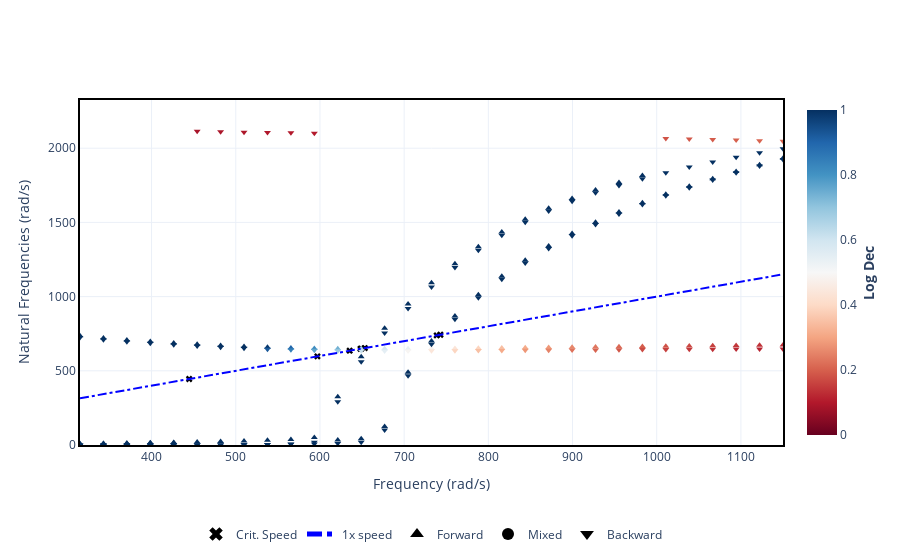

Source (notebook cell):
### Markdown cell above
Plotting with default options will bring graphs with SI units. X and Y axes representing the frequencies are set to `rad/s`

### Code cell
campbell.plot()

### Figure 1 — Plotly figure (JSON) as saved in the notebook; plotly's stock layout.template omitted (floating-point values rounded to 4 significant figures)
{"data": [{"hovertemplate": "Frequency (rad/s): %{x:.2f}<br>Critical Speed (rad/s): %{y:.2f}", "legendgroup": "Crit. Speed", "marker": {"color": "black", "symbol": "x"}, "mode": "markers", "name": "Crit. Speed", "showlegend": true, "type": "scatter", "x": [743.1, 444.7, 597.0, 738.7, 635.3, 653.3, 648.2, 649.2], "y": [743.1, 444.7, 597.0, 738.7, 635.3, 653.3, 648.2, 649.2]}, {"hoverinfo": "none", "legendgroup": "Forward", "marker": {"color": [394.2, 288.2, 77.76, 18.29, 0.4833, 0.4332, 0.3882, 0.3484, 0.3135, 0.2831, 0.2567, 0.2336, 0.2135, 0.196, 0.1806, 0.1672, 0.1553, 0.1448, 0.1355, 0.1272], "coloraxis": "coloraxis", "symbol": "triangle-up"}, "mode": "markers", "name": "Forward", "showlegend": false, "type": "scatter", "x": [621.2, 649.0, 676.8, 704.7, 732.5, 760.3, 788.2, 816.0, 843.8, 871.7, 899.5, 927.3, 955.2, 983.0, 1011.0, 1039.0, 1066.0, 1094.0, 1122.0, 1150.0], "y": [33.01, 41.29, 124.4, 490.1, 649.7, 650.9, 652.4, 654.0, 655.6, 657.4, 659.1, 660.9, 662.7, 664.4, 666.1, 667.8, 669.4, 670.9, 672.4, 673.8]}, {"hoverinfo": "none", "legendgroup": "Forward", "marker": {"color": [1037.0, 1151.0, 1070.0, 988.4, 907.8, 597.4, 531.2, 467.1, 401.2, 325.4, 214.6], "coloraxis": "coloraxis", "symbol": "triangle-up"}, "mode": "markers", "name": "Forward", "showlegend": false, "type": "scatter", "x": [315.0, 342.8, 370.7, 398.5, 426.3, 454.2, 482.0, 509.8, 537.7, 565.5, 593.3], "y": [7.874, 9.6, 11.03, 12.64, 14.46, 20.12, 23.45, 27.12, 31.36, 37.2, 51.24]}, {"hoverinfo": "none", "legendgroup": "Forward", "marker": {"color": [1233.0, 921.4, 827.1, 744.0, 668.0, 28.07, 15.13, 0.5996, 0.5386, 12.45, 9.757, 8.114, 6.982, 6.149, 5.507, 4.998, 4.584, 4.245, 3.963, 3.725, 3.519, 3.34, 3.181, 3.039, 2.911], "coloraxis": "coloraxis", "symbol": "triangle-up"}, "mode": "markers", "name": "Forward", "showlegend": false, "type": "scatter", "x": [315.0, 342.8, 370.7, 398.5, 426.3, 621.2, 649.0, 676.8, 704.7, 732.5, 760.3, 788.2, 816.0, 843.8, 871.7, 899.5, 927.3, 955.2, 983.0, 1011.0, 1039.0, 1066.0, 1094.0, 1122.0, 1150.0], "y": [8.334, 9.822, 11.98, 14.39, 17.1, 324.9, 594.1, 648.2, 648.7, 701.3, 869.6, 1013.0, 1137.0, 1245.0, 1341.0, 1425.0, 1501.0, 1569.0, 1632.0, 1690.0, 1744.0, 1794.0, 1843.0, 1889.0, 1933.0]}, {"hoverinfo": "none", "legendgroup": "Forward", "marker": {"color": [1.203, 1.136, 1.063, 0.9846, 0.9023, 0.8197], "coloraxis": "coloraxis", "symbol": "triangle-up"}, "mode": "markers", "name": "Forward", "showlegend": false, "type": "scatter", "x": [454.2, 482.0, 509.8, 537.7, 565.5, 593.3], "y": [678.2, 670.4, 663.7, 658.0, 653.6, 650.6]}, {"hoverinfo": "none", "legendgroup": "Forward", "marker": {"color": [1.456, 1.419, 1.373, 1.321, 1.264, 0.7403, 0.6667, 11.27, 9.161, 7.749, 6.704, 5.898, 5.261, 4.749, 4.332, 3.988, 3.702, 3.464, 3.263], "coloraxis": "coloraxis", "symbol": "triangle-up"}, "mode": "markers", "name": "Forward", "showlegend": false, "type": "scatter", "x": [315.0, 342.8, 370.7, 398.5, 426.3, 621.2, 649.0, 676.8, 704.7, 732.5, 760.3, 788.2, 816.0, 843.8, 871.7, 899.5, 927.3, 955.2, 983.0], "y": [735.4, 720.5, 707.8, 696.7, 686.9, 648.9, 648.1, 787.0, 949.5, 1093.0, 1221.0, 1335.0, 1435.0, 1521.0, 1596.0, 1661.0, 1718.0, 1769.0, 1816.0]}, {"hoverinfo": "none", "legendgroup": "Backward", "marker": {"color": [260900.0, 114000.0, 53900.0, 27000.0, 14140.0, 7675.0, 4299.0, 2463.0, 1415.0, 694.1, 591.0, 473.2, 328.1, 80.36, 18.44, 0.4391, 0.3916, 0.3492, 0.3118, 0.2791, 0.2508, 0.2262, 0.2048, 0.1862, 0.17, 0.1559, 0.1436, 0.1327, 0.1231, 0.1146, 0.1071], "coloraxis": "coloraxis", "symbol": "triangle-down"}, "mode": "markers", "name": "Backward", "showlegend": false, "type": "scatter", "x": [315.0, 342.8, 370.7, 398.5, 426.3, 454.2, 482.0, 509.8, 537.7, 565.5, 593.3, 621.2, 649.0, 676.8, 704.7, 732.5, 760.3, 788.2, 816.0, 843.8, 871.7, 899.5, 927.3, 955.2, 983.0, 1011.0, 1039.0, 1066.0, 1094.0, 1122.0, 1150.0], "y": [0.004057, 0.01133, 0.02874, 0.06817, 0.1538, 0.3341, 0.7043, 1.458, 3.037, 5.254, 7.217, 10.65, 18.59, 101.6, 467.4, 634.6, 635.2, 636.0, 636.9, 637.9, 638.9, 639.9, 640.9, 641.9, 642.9, 643.8, 644.7, 645.5, 646.2, 646.9, 647.5]}, {"hoverinfo": "none", "legendgroup": "Backward", "marker": {"color": [1295.0, 1240.0, 1186.0, 1131.0, 1072.0, 1010.0, 942.9, 868.9, 786.4, 782.4, 344.9], "coloraxis": "coloraxis", "symbol": "triangle-down"}, "mode": "markers", "name": "Backward", "showlegend": false, "type": "scatter", "x": [315.0, 342.8, 370.7, 398.5, 426.3, 454.2, 482.0, 509.8, 537.7, 565.5, 593.3], "y": [0.7243, 0.905, 1.113, 1.359, 1.657, 2.026, 2.497, 3.121, 3.989, 6.685, 19.2]}, {"hoverinfo": "none", "legendgroup": "Backward", "marker": {"color": [29.52, 15.56, 0.5499, 0.4917, 12.52, 9.804, 8.147, 7.007, 6.167, 5.521, 5.009, 4.594, 4.254, 3.972, 3.736, 3.534, 3.361, 3.21, 3.077, 2.959], "coloraxis": "coloraxis", "symbol": "triangle-down"}, "mode": "markers", "name": "Backward", "showlegend": false, "type": "scatter", "x": [621.2, 649.0, 676.8, 704.7, 732.5, 760.3, 788.2, 816.0, 843.8, 871.7, 899.5, 927.3, 955.2, 983.0, 1011.0, 1039.0, 1066.0, 1094.0, 1122.0, 1150.0], "y": [292.1, 561.4, 634.2, 634.2, 679.0, 847.9, 991.9, 1117.0, 1227.0, 1323.0, 1409.0, 1486.0, 1556.0, 1620.0, 1679.0, 1734.0, 1786.0, 1834.0, 1880.0, 1923.0]}, {"hoverinfo": "none", "legendgroup": "Backward", "marker": {"color": [1.144, 1.076, 1.002, 0.9239, 0.8428, 0.7622], "coloraxis": "coloraxis", "symbol": "triangle-down"}, "mode": "markers", "name": "Backward", "showlegend": false, "type": "scatter", "x": [454.2, 482.0, 509.8, 537.7, 565.5, 593.3], "y": [666.3, 658.4, 651.6, 645.8, 641.2, 638.0]}, {"hoverinfo": "none", "legendgroup": "Backward", "marker": {"color": [1.413, 1.371, 1.322, 1.267, 1.208, 0.6852, 0.6143, 11.5, 9.305, 7.837, 6.751, 5.913, 5.25, 4.715, 4.279, 3.918, 3.616, 3.362, 3.146, 2.96, 2.796, 2.651, 2.519, 2.4, 2.29], "coloraxis": "coloraxis", "symbol": "triangle-down"}, "mode": "markers", "name": "Backward", "showlegend": false, "type": "scatter", "x": [315.0, 342.8, 370.7, 398.5, 426.3, 621.2, 649.0, 676.8, 704.7, 732.5, 760.3, 788.2, 816.0, 843.8, 871.7, 899.5, 927.3, 955.2, 983.0, 1011.0, 1039.0, 1066.0, 1094.0, 1122.0, 1150.0], "y": [724.3, 709.3, 696.4, 685.2, 675.2, 635.9, 634.7, 755.3, 919.5, 1065.0, 1196.0, 1312.0, 1414.0, 1501.0, 1577.0, 1642.0, 1699.0, 1749.0, 1794.0, 1835.0, 1872.0, 1907.0, 1939.0, 1969.0, 1997.0]}, {"hoverinfo": "none", "legendgroup": "Backward", "marker": {"color": [0.08851, 0.09116, 0.09386, 0.09667, 0.09965, 0.1028, 0.1826, 0.189, 0.195, 0.2006, 0.2057, 0.2102], "coloraxis": "coloraxis", "symbol": "triangle-down"}, "mode": "markers", "name": "Backward", "showlegend": false, "type": "scatter", "x": [454.2, 482.0, 509.8, 537.7, 565.5, 593.3, 1011.0, 1039.0, 1066.0, 1094.0, 1122.0, 1150.0], "y": [2113.0, 2111.0, 2108.0, 2106.0, 2103.0, 2101.0, 2066.0, 2062.0, 2058.0, 2054.0, 2050.0, 2046.0]}, {"hoverinfo": "none", "line": {"color": "blue", "dash": "dashdot"}, "mode": "lines", "name": "1x speed", "type": "scatter", "x": [315.0, 342.8, 370.7, 398.5, 426.3, 454.2, 482.0, 509.8, 537.7, 565.5, 593.3, 621.2, 649.0, 676.8, 704.7, 732.5, 760.3, 788.2, 816.0, 843.8, 871.7, 899.5, 927.3, 955.2, 983.0, 1011.0, 1039.0, 1066.0, 1094.0, 1122.0, 1150.0], "y": [315.0, 342.8, 370.7, 398.5, 426.3, 454.2, 482.0, 509.8, 537.7, 565.5, 593.3, 621.2, 649.0, 676.8, 704.7, 732.5, 760.3, 788.2, 816.0, 843.8, 871.7, 899.5, 927.3, 955.2, 983.0, 1011.0, 1039.0, 1066.0, 1094.0, 1122.0, 1150.0]}, {"hoverinfo": "none", "legendgroup": "Forward", "marker": {"color": "black", "symbol": "triangle-up"}, "mode": "markers", "name": "Forward", "type": "scatter", "x": [0], "y": [0]}, {"hoverinfo": "none", "legendgroup": "Mixed", "marker": {"color": "black", "symbol": "circle"}, "mode": "markers", "name": "Mixed", "type": "scatter", "x": [0], "y": [0]}, {"hoverinfo": "none", "legendgroup": "Backward", "marker": {"color": "black", "symbol": "triangle-down"}, "mode": "markers", "name": "Backward", "type": "scatter", "x": [0], "y": [0]}], "layout": {"coloraxis": {"cmax": 1.0, "cmin": 0.0, "colorbar": {"title": {"side": "right", "text": "<b>Log Dec</b>"}}, "colorscale": [[0.0, "rgb(103,0,31)"], [0.1, "rgb(178,24,43)"], [0.2, "rgb(214,96,77)"], [0.3, "rgb(244,165,130)"], [0.4, "rgb(253,219,199)"], [0.5, "rgb(247,247,247)"], [0.6, "rgb(209,229,240)"], [0.7, "rgb(146,197,222)"], [0.8, "rgb(67,147,195)"], [0.9, "rgb(33,102,172)"], [1.0, "rgb(5,48,97)"]]}, "legend": {"itemsizing": "constant", "orientation": "h", "x": 0.5, "xanchor": "center", "y": -0.3, "yanchor": "bottom"}, "xaxis": {"exponentformat": "none", "range": [315.0, 1150.0], "title": {"text": "Frequency (rad/s)"}}, "yaxis": {"range": [0, 2325.0], "title": {"text": "Natural Frequencies (rad/s)"}}}}
